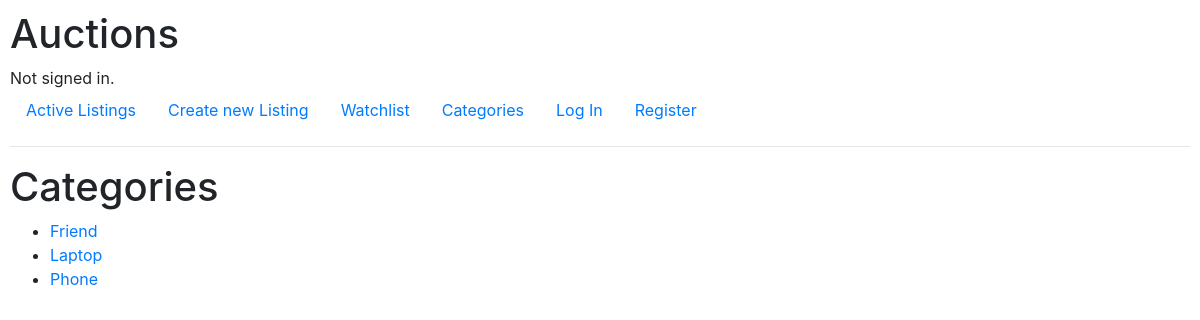
Page /categories on the earlier database version.
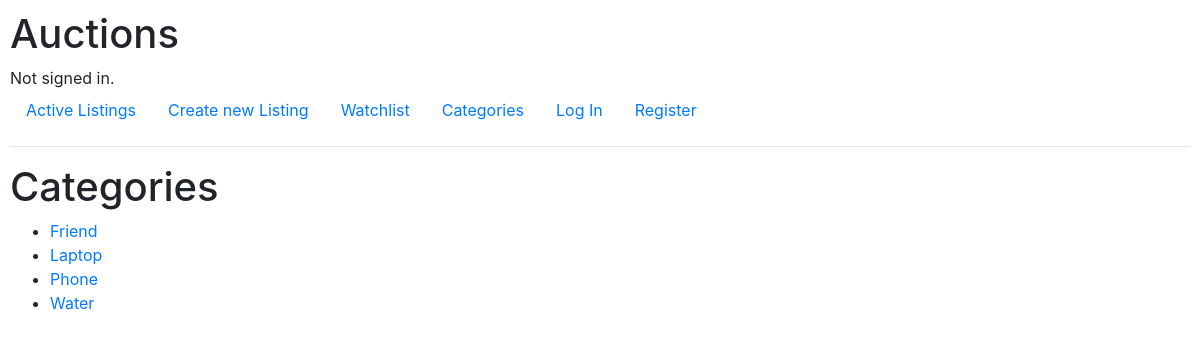
Same page on the later database version.
### auctions/models.py (models this page shows, shortened)
class Listing(models.Model):
    title = models.CharField(max_length=255)
    description = models.TextField()
    price = models.DecimalField(max_digits=10, decimal_places=2)
    created_at = models.DateTimeField(auto_now_add=True)
    updated_at = models.DateTimeField(auto_now=True)
    owner = models.ForeignKey(User, on_delete=models.CASCADE)
    category = models.CharField(max_length=50, blank=True)
    image_url = models.URLField(blank=True, null=True)
    is_active = models.BooleanField(default=True)
    winner = models.ForeignKey(User, related_name='won_listings', null=True, blank=True, on_delete=models.SET_NULL)

### auctions/views.py (the view)
# urls.py: path("categories", views.categories, name="categories"),
def categories(request):
    categories = Listing.objects.values_list('category', flat=True).distinct()
    if not categories:
        return render(request, "auctions/error.html", {
            "message": "No categories found."
        })
    return render(request, "auctions/categories.html", {
        "categories": categories,
    })

### auctions/templates/auctions/categories.html
{% extends 'auctions/layout.html' %}
{% block body %}
    <h1>Categories</h1>
    <ul>
        {% for category in categories %}
            <li>
                <a href="{% url 'category_listings' category %}">{{ category }}</a>
            </li>
        {% endfor %}
    </ul>
{% endblock %}

### auctions/templates/auctions/layout.html (shortened to what this page needs)
{% load static %}
<!DOCTYPE html>
<html lang="en">
    <head>
        <link rel="stylesheet" href="https://stackpath.bootstrapcdn.com/bootstrap/4.4.1/css/bootstrap.min.css">
        <link href="{% static 'auctions/styles.css' %}" rel="stylesheet">
    </head>
    <body>
        <h1>Auctions</h1>
        <div>
            {% if user.is_authenticated %}
                Signed in as <strong>{{ user.username }}</strong>.
            {% else %}
                Not signed in.
            {% endif %}
        </div>
        <ul class="nav">
            <li class="nav-item">
                <a class="nav-link" href="{% url 'index' %}">Active Listings</a>
            </li>
            <li class="nav-item">
                <a class="nav-link" href="{% url 'new_listing' %}">Create new Listing</a>
            </li>
            <li class="nav-item">
                <a class="nav-link" href="{% url 'watchlist' %}">Watchlist</a>
            </li>
            <li class="nav-item">
                <a class="nav-link" href="{% url 'categories' %}">Categories</a>
            </li>
            {% if user.is_authenticated %}
                <li class="nav-item">
                    <a class="nav-link" href="{% url 'logout' %}">Log Out</a>
                </li>
            {% else %}
                <li class="nav-item">
                    <a class="nav-link" href="{% url 'login' %}">Log In</a>
                </li>
                <li class="nav-item">
                    <a class="nav-link" href="{% url 'register' %}">Register</a>
                </li>
            {% endif %}
        </ul>
        <hr>
        {% block body %}
        {% endblock %}
    </body>
</html>

### auctions/static/auctions/styles.css (style rules this page uses)
body { padding: 10px; }

Differences in the rows shown:
added Listing: category "Water"
